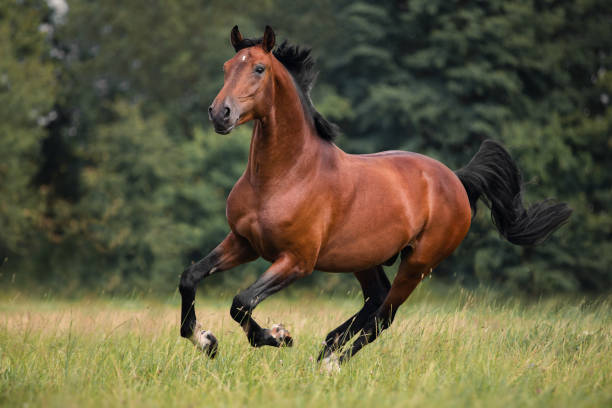
#> input picture SVD/RGB Approximation/horse.jpg, 612 x 408 px
$ python task.py
#> lines starting #> are read from the running program, lines starting #| are printed output that depends on the picture
from numpy import linalg
import numpy as np
import matplotlib.pyplot as plt

img = plt.imread('horse.jpg')
#> img is the input picture: shape (408, 612, 3); mean R, G, B 96, 90.6, 62.9

img_rescaled = img / 255

# To learn the missing steps see the full version of the course Python Libraries - Numpy
img_array_transposed = np.transpose(img_rescaled, (2, 0, 1))
U, s, Vt = linalg.svd(img_array_transposed)

Sigma = np.zeros((3, 408, 612))
for j in range(3):
    np.fill_diagonal(Sigma[j, :, :], s[j, :])

reconstructed = U @ Sigma @ Vt

reconstructed = np.clip(reconstructed, 0, 1)

# TODO Try and change this parameter to see how the quality of compression changes
k = 10
# Multiply the U matrix by Sigma[..., :k] and Vt[..., :k, :]
approx_img = U @ Sigma[..., :k] @ Vt[..., :k, :]

fig, axes = plt.subplots(1, 2)
axes[0].imshow(np.transpose(approx_img, (1, 2, 0)))
axes[1].imshow(np.transpose(reconstructed, (1, 2, 0)))

if __name__ == '__main__':
    print(approx_img.shape)
#| (3, 408, 612)
    plt.show()
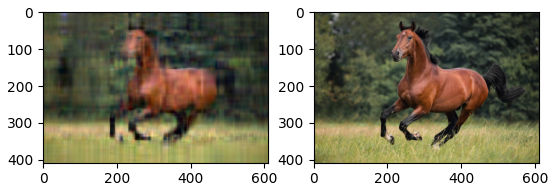
#> figure drawn by matplotlib, 2 panels
